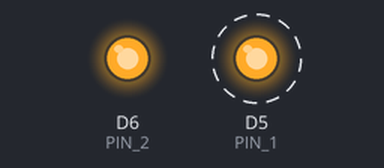
Bench run of a sketch on a simulated ESP8266 (NodeMCU). Parts: output pins drawn as LEDs (lit = HIGH). Dashed ring = blinking.

Above: at 0.5 s.
At 2.5 s:
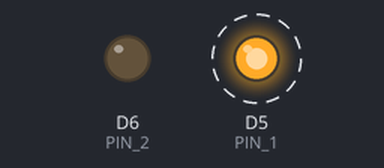
Timing chart, 0 to 5.2 s (numbered marks = the images above):
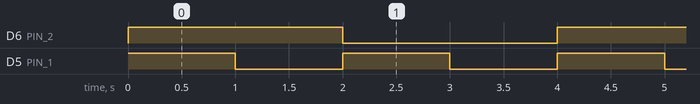

Measured:
- by itself, D6 (PIN_2): alternates HIGH for 2.0 s and LOW for 2.0 s
- by itself, D5 (PIN_1): alternates HIGH for 1.0 s and LOW for 1.0 s
- by itself, everything shown: repeats every 4.0 s, in 4 steps

The sketch:

leds_blink.ino
```cpp
#define PIN_1 D5
#define PIN_2 D6

#define BLINK_TIME_1_MS 1000
#define BLINK_TIME_2_MS 2000
#define GCD gcd(BLINK_TIME_2_MS, BLINK_TIME_1_MS)

void setup() {
  Serial.begin(9600);

  pinMode(PIN_1, OUTPUT);
  pinMode(PIN_2, OUTPUT);

  digitalWrite(PIN_1, HIGH);
  digitalWrite(PIN_2, HIGH);
}

int counter = 1;

void loop() {
  delay(GCD);
  if (isTimeMultipleOfBlinkTime(counter * GCD, BLINK_TIME_1_MS)) {
    switchLedState(PIN_1);
  }
  if (isTimeMultipleOfBlinkTime(counter * GCD, BLINK_TIME_2_MS)) {
  switchLedState(PIN_2);
  }
  counter ++;
}

// Function to calculate the "greattest common divisor"
// between two numbers using the Euclidean algorithm
int gcd(int a, int b) {
    while (b != 0) {
        int temp = b;
        b = a % b;
        a = temp;
    }
    return a;
}

bool isTimeMultipleOfBlinkTime(long time, long blink_time) {
  return (time % blink_time == 0);
}

void switchLedState(uint8_t pin) {
  if (digitalRead(pin) == HIGH) {
    digitalWrite(pin, LOW);
  }
  else {digitalWrite(pin, HIGH);}
}
```
